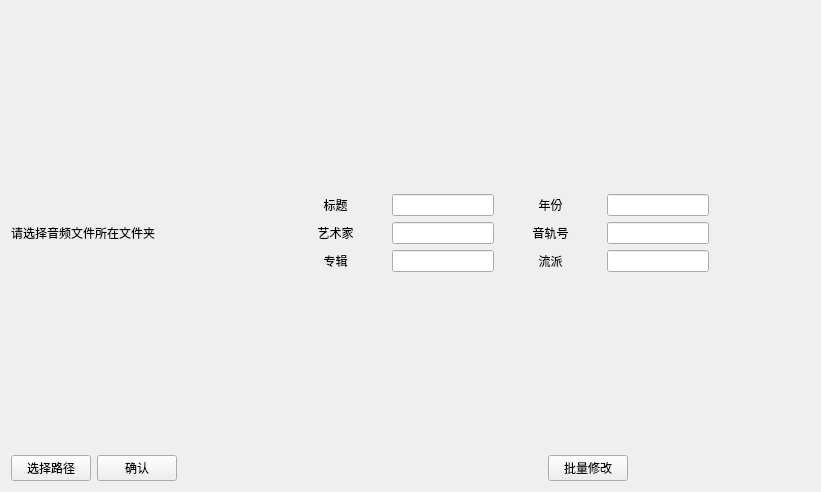
<?xml version="1.0" encoding="UTF-8"?>
<ui version="4.0">
 <class>MainWindow</class>
 <widget class="QMainWindow" name="MainWindow">
  <property name="geometry">
   <rect>
    <x>0</x>
    <y>0</y>
    <width>821</width>
    <height>492</height>
   </rect>
  </property>
  <property name="windowTitle">
   <string>batchEditAudioTag</string>
  </property>
  <widget class="QWidget" name="centralWidget">
   <layout class="QGridLayout" name="gridLayout" columnstretch="1,17">
    <item row="0" column="0">
     <layout class="QVBoxLayout" name="verticalLayout_2" stretch="1,21,2">
      <property name="spacing">
       <number>0</number>
      </property>
      <item>
       <widget class="QLabel" name="label">
        <property name="text">
         <string>请选择音频文件所在文件夹</string>
        </property>
       </widget>
      </item>
      <item>
       <layout class="QVBoxLayout" name="verticalLayout_3"/>
      </item>
      <item>
       <layout class="QHBoxLayout" name="horizontalLayout">
        <item>
         <widget class="QPushButton" name="selectPact">
          <property name="text">
           <string>选择路径</string>
          </property>
         </widget>
        </item>
        <item>
         <widget class="QPushButton" name="affirmPach">
          <property name="text">
           <string>确认</string>
          </property>
         </widget>
        </item>
       </layout>
      </item>
     </layout>
    </item>
    <item row="0" column="1">
     <layout class="QVBoxLayout" name="verticalLayout" stretch="8,4,1">
      <property name="spacing">
       <number>0</number>
      </property>
      <item>
       <layout class="QVBoxLayout" name="verticalLayout_4"/>
      </item>
      <item>
       <layout class="QGridLayout" name="gridLayout_2" columnstretch="1,1,1,1,1,1">
        <item row="2" column="2">
         <spacer name="verticalSpacer_2">
          <property name="orientation">
           <enum>Qt::Vertical</enum>
          </property>
          <property name="sizeHint" stdset="0">
           <size>
            <width>20</width>
            <height>40</height>
           </size>
          </property>
         </spacer>
        </item>
        <item row="1" column="1">
         <layout class="QVBoxLayout" name="verticalLayout_5">
          <item>
           <widget class="QLabel" name="label_2">
            <property name="text">
             <string>标题</string>
            </property>
            <property name="alignment">
             <set>Qt::AlignCenter</set>
            </property>
            <property name="textInteractionFlags">
             <set>Qt::LinksAccessibleByMouse</set>
            </property>
           </widget>
          </item>
          <item>
           <widget class="QLabel" name="label_3">
            <property name="text">
             <string>艺术家</string>
            </property>
            <property name="alignment">
             <set>Qt::AlignCenter</set>
            </property>
           </widget>
          </item>
          <item>
           <widget class="QLabel" name="label_4">
            <property name="text">
             <string>专辑</string>
            </property>
            <property name="alignment">
             <set>Qt::AlignCenter</set>
            </property>
           </widget>
          </item>
         </layout>
        </item>
        <item row="0" column="2">
         <spacer name="verticalSpacer">
          <property name="orientation">
           <enum>Qt::Vertical</enum>
          </property>
          <property name="sizeHint" stdset="0">
           <size>
            <width>20</width>
            <height>40</height>
           </size>
          </property>
         </spacer>
        </item>
        <item row="1" column="2">
         <layout class="QVBoxLayout" name="verticalLayout_6">
          <item>
           <widget class="QLineEdit" name="title"/>
          </item>
          <item>
           <widget class="QLineEdit" name="artist"/>
          </item>
          <item>
           <widget class="QLineEdit" name="album"/>
          </item>
         </layout>
        </item>
        <item row="1" column="3">
         <layout class="QVBoxLayout" name="verticalLayout_7">
          <item>
           <widget class="QLabel" name="label_7">
            <property name="text">
             <string>年份</string>
            </property>
            <property name="alignment">
             <set>Qt::AlignCenter</set>
            </property>
           </widget>
          </item>
          <item>
           <widget class="QLabel" name="label_6">
            <property name="text">
             <string>音轨号</string>
            </property>
            <property name="alignment">
             <set>Qt::AlignCenter</set>
            </property>
           </widget>
          </item>
          <item>
           <widget class="QLabel" name="label_5">
            <property name="text">
             <string>流派</string>
            </property>
            <property name="alignment">
             <set>Qt::AlignCenter</set>
            </property>
           </widget>
          </item>
         </layout>
        </item>
        <item row="1" column="4">
         <layout class="QVBoxLayout" name="verticalLayout_8">
          <item>
           <widget class="QLineEdit" name="year"/>
          </item>
          <item>
           <widget class="QLineEdit" name="track"/>
          </item>
          <item>
           <widget class="QLineEdit" name="genre"/>
          </item>
         </layout>
        </item>
        <item row="1" column="0">
         <spacer name="horizontalSpacer">
          <property name="orientation">
           <enum>Qt::Horizontal</enum>
          </property>
          <property name="sizeHint" stdset="0">
           <size>
            <width>40</width>
            <height>20</height>
           </size>
          </property>
         </spacer>
        </item>
        <item row="1" column="5">
         <spacer name="horizontalSpacer_2">
          <property name="orientation">
           <enum>Qt::Horizontal</enum>
          </property>
          <property name="sizeHint" stdset="0">
           <size>
            <width>40</width>
            <height>20</height>
           </size>
          </property>
         </spacer>
        </item>
       </layout>
      </item>
      <item>
       <layout class="QHBoxLayout" name="horizontalLayout_2" stretch="2,0,1">
        <item>
         <spacer name="horizontalSpacer_3">
          <property name="orientation">
           <enum>Qt::Horizontal</enum>
          </property>
          <property name="sizeHint" stdset="0">
           <size>
            <width>40</width>
            <height>20</height>
           </size>
          </property>
         </spacer>
        </item>
        <item>
         <widget class="QPushButton" name="mod">
          <property name="text">
           <string>批量修改</string>
          </property>
         </widget>
        </item>
        <item>
         <spacer name="horizontalSpacer_4">
          <property name="orientation">
           <enum>Qt::Horizontal</enum>
          </property>
          <property name="sizeHint" stdset="0">
           <size>
            <width>40</width>
            <height>20</height>
           </size>
          </property>
         </spacer>
        </item>
       </layout>
      </item>
     </layout>
    </item>
   </layout>
  </widget>
 </widget>
 <layoutdefault spacing="6" margin="11"/>
 <resources/>
 <connections/>
</ui>
